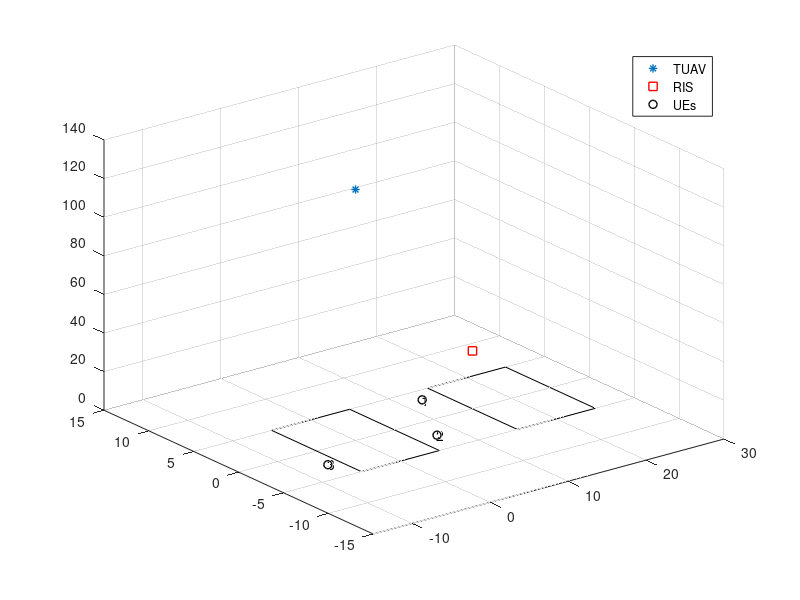

The MATLAB source for this figure: (Note: this script raises an error after producing the figure.)
%%
seed_value = 1; pp = 1; K = 3; N_R = 128; tau = 0.8;
rng(seed_value);
cpt = get(groot,'defaultLineLineWidth');
if cpt < 1
    set(groot,'defaultLineLineWidth',1.0)
end

% disp('########')
%%

% Based on: A Downlink Coverage Scheme of Tethered UAV (Table 2). 

% K = 2; % Number of users
N_T = 4; % Number of transmit antennas
N_UE = 1; % Number of antennas for each user;

Pt = 20*N_T; % 20 W per antenna.
f = 3.5e9; lambda = 3e8/f;

Thether_length = 100; % m

% N_R = 128; % Number of RE.

% tau = 0.8; % amount of power split between commmon (1-tau)*Pt and private tau*Pt
% Weighted Sum-Rate Maximization for Rate-Splitting Multiple Access Based 
% Secure Communication

wB = 20; % distance between building centers
wS = wB/2; % street width
widthBuilding = wB-wS;


%% TUAV position
h_B = 30; % m
q_TUAV = [0, 0, h_B+Thether_length]';
% cable can be up to 100 m

%% RIS position

q_RIS = [widthBuilding/2 + wS, 0, 30]';

elevationAngleRIS = atan((q_TUAV(3) - q_RIS(3))/norm(q_TUAV(1:2)-q_RIS(1:2)));

%% UEs position

% x_pos = 5*(rand(K, 1)*2);
% y_pos = 5*(rand(K, 1)*2-1);
% z_pos = 1.5*ones(K, 1);
% q_UEs = [x_pos, y_pos, z_pos]';
% q_UEs = [5.0022, 4.6113;
%         -0.7860, 2.7578;
%         1.5, 1.5];
q_UEs = zeros(3, K);
q_UEs(:, 1) = [q_RIS(1)-3, q_RIS(2)+3, 1.5];
q_UEs(:, 2) = [q_RIS(1)-wS+2, q_RIS(2)-3, 1.5];
q_UEs(:, 3) = [q_RIS(1)-wS-widthBuilding-2, q_RIS(2)-3, 1.5];
elevationAngleUEs = atan((q_TUAV(3) - q_UEs(3, :))./sqrt(sum((q_TUAV(1:2)-q_UEs(1:2, :)).^2)));



%%
deltaTxt = 0.5;
if pp
    figure;
    plot3(q_TUAV(1), q_TUAV(2), q_TUAV(3), '*'); hold on;
    plot3(q_RIS(1), q_RIS(2), q_RIS(3), 'rs')
    plot3(q_UEs(1, :), q_UEs(2, :), q_UEs(3, :),'ko')
    for k=1:K
        text(q_UEs(1, k)+deltaTxt,q_UEs(2, k)+deltaTxt,sprintf('%d', k))
    end
    grid on
    legend({'TUAV', 'RIS', 'UEs'})

    r = rectangle('Position',[-widthBuilding/2 -widthBuilding/2 widthBuilding widthBuilding]);
    rectangle('Position',[-widthBuilding/2+wB -widthBuilding/2 widthBuilding widthBuilding]);
    xlim([-15, 30])
    ylim([-15, 15])
end

%% distances
% direct path
d_T_U = sqrt(sum(q_UEs.^2 + q_TUAV.^2, 1));
% TUAV - RIS
d_T_R = sqrt(sum(q_RIS.^2 + q_TUAV.^2, 1));
% RIS - UE
d_R_U = sqrt(sum(q_UEs.^2 + q_RIS.^2, 1));


%% TUAV - UEs channel (direct)
urban = [9.61, 0.16];
denseUrban = [12.08, 0.11];
highriseUrban = [27.23, 0.08];
probabilityLOS = @(x, elevationAngle) 1./(1 + x(1)*exp(-x(2)*(elevationAngle - x(1))));

a1 = 2-3.5;
b1 = 3.5;

alphaTUAV2UE = a1*probabilityLOS(highriseUrban, elevationAngleUEs) + b1;

%%

% alphaTUAV2UE = 3.5;

KNLOS_factor_db = -10; % k factor depends on the position of the user
% a3 = 5; % 5dB
% b3 = 2/pi * (log(15/a3));
% KfactorTUAV2UE = a3 * exp(b3 * elevationAngleUEs)
KNLOS_factor = 10.^(KNLOS_factor_db/10);

h_T_U_LOS_factor = 1; % 
h_T_U_NLOS_factor = complex(randn(N_T, K),randn(N_T, K))/sqrt(2);

h_T_U_NLOS = (sqrt(KNLOS_factor/(1+KNLOS_factor))*h_T_U_LOS_factor +...
    sqrt(1/(1+KNLOS_factor))*h_T_U_NLOS_factor);

h_T_U_PL = h_T_U_NLOS.*sqrt((lambda/4/pi)^2 * d_T_U.^(-alphaTUAV2UE));

%% TUAV - RIS channel

alpha_T_R = 2;
KLOS_factor_db = 10;
KLOS_factor = 10.^(KLOS_factor_db/10);

h_T_R_LOS_factor = 1; 
h_T_R_NLOS_factor = complex(randn(N_R, N_T),randn(N_R, N_T))/sqrt(2);

h_T_R_LOS = (sqrt(KLOS_factor./(1+KLOS_factor)).*h_T_R_LOS_factor +...
    sqrt(1./(1+KLOS_factor)).*h_T_R_NLOS_factor);


G = h_T_R_LOS.*sqrt((lambda/4/pi)^2 * d_T_R.^(-alpha_T_R));

%% RIS - UEs channel

alpha_R_U = 2.8;

KLOS_factor_db = 10;
KLOS_factor = 10.^(KLOS_factor_db/10);

h_R_U_LOS_factor = 1; % 
h_R_U_NLOS_factor = complex(randn(N_R, N_UE),randn(N_R, N_UE))/sqrt(2);

h_R_U_LOS = (sqrt(KLOS_factor./(1+KLOS_factor)).*h_R_U_LOS_factor +...
                sqrt(1./(1+KLOS_factor)).*h_R_U_NLOS_factor); 

h_R_U_PL = h_R_U_LOS.*sqrt((lambda/4/pi)^2 * d_R_U.^(-alpha_R_U));

%% RIS
% Review Initial condition for phase shifts
phi = randi([-180, 180], N_R, 1)*pi/180;
% phi = pi*ones(N_R, 1);
s = exp(1i*phi);
Theta = diag(s);

%% Noise Variance

B = 20e6; % 20 MHz of BW; review the parameters for urban area
NF = 7;
ThermalNoise = db2pow(-173.9 + NF)/1000;  %W per Hz
% -173.9 is the noise power at 20 degrees
% - 204 is the noise power at 0 kelvin degrees
varianceNoise = ThermalNoise * B;

%% Overall channel
% amplification of the parameters for numerical resolution purpose.
h_T_U_PL = h_T_U_PL * 1e6;
h_R_U_PL = h_R_U_PL * 1e6;
varianceNoise = varianceNoise * (1e6)^2;

h_ov_k = (h_T_U_PL' + h_R_U_PL' * Theta * G)';

%% Precoder
if precoderIC == 1
    if tau ~= 0 && tau ~= 1
        p_c_IC = AMBF_common_precoder(h_ov_k, Pt, tau);
        p_k_IC = RZF_private_precoder_matrix(h_ov_k, Pt, K, tau, N_T);
    elseif tau == 0
        p_c_IC = AMBF_common_precoder(h_ov_k, Pt, tau);
        p_k_IC = zeros(N_T, K);
    else
        p_k_IC = RZF_private_precoder_matrix(h_ov_k, Pt, K, tau, N_T);
        p_c_IC = zeros(N_T, 1);
    end
else
    if tau ~= 0 && tau ~= 1
        p_c_IC = SVD_common_precoder(h_ov_k, Pt, tau);
        p_k_IC = MRT_precoder_private_matrix(h_ov_k, Pt, K, tau);
    elseif tau == 0
        p_c_IC = SVD_common_precoder(h_ov_k, Pt, tau);
        p_k_IC = zeros(N_T, K);
    else
        p_k_IC = MRT_precoder_private_matrix(h_ov_k, Pt, K, tau);
        p_c_IC = zeros(N_T, 1);
    end    
end
P = [p_c_IC, p_k_IC];
assert(round(trace(P*P')) == Pt, 'power out of bounds')



%%

[rate_c, rate_kp] = compute_rates(h_ov_k, K, varianceNoise, p_c_IC, p_k_IC);
common_rates = min(rate_c)/K*ones(size(rate_c));